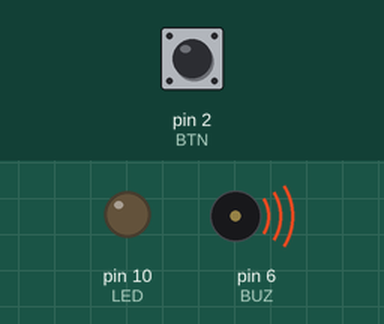
Recording of a sketch running on a simulated Arduino Uno, built with avr-gcc and run on an emulated ATmega328P. Shown: output pins drawn as LEDs (lit = HIGH), buzzer (waves = sounding). Inputs (shaded band) come from the test bench; at power-on: pin 2 (BTN) HIGH. Random numbers use the default seed unless the sketch sets one; what the sketch prints to the serial monitor is not drawn.

Above: at 0.09 s.
At 1.8 s:
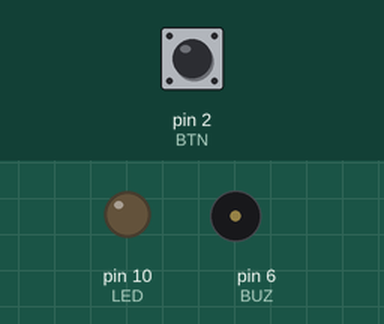
1.9 s: pin 2 (BTN) pulled LOW for 0.15 s
Timing chart, 0 to 4.9 s (numbered marks = the images above; inputs shaded):
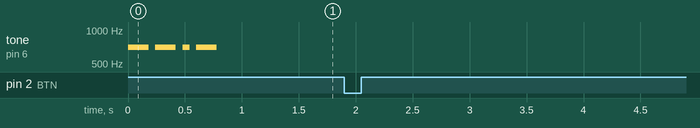

Measured:
- after the input at 1.9 s, every drawn part: stays the same
- by itself, tone on pin 6 (BUZ): plays 700 Hz for 0.18 s, 700 Hz for 0.18 s, 700 Hz for 0.06 s, 700 Hz for 0.18 s

The sketch:

test_morse.ino
```cpp
typedef struct {
    unsigned int bits;  // holds the 0/1 pattern
} Morse;

const char *morse[256];

void init_morse() {
  morse['A'] = ".-";
  morse['B'] = "-...";
  morse['C'] = "-.-.";
  morse['D'] = "-..";
  morse['E'] = ".";
  morse['F'] = "..-.";
  morse['G'] = "--.";
  morse['H'] = "....";
  morse['I'] = "..";
  morse['J'] = ".---";
  morse['K'] = "-.-";
  morse['L'] = ".-..";
  morse['M'] = "--";
  morse['N'] = "-.";
  morse['O'] = "---";
  morse['P'] = ".--.";
  morse['Q'] = "--.-";
  morse['R'] = ".-.";
  morse['S'] = "...";
  morse['T'] = "-";
  morse['U'] = "..-";
  morse['V'] = "...-";
  morse['W'] = ".--";
  morse['X'] = "-..-";
  morse['Y'] = "-.--";
  morse['Z'] = "--..";
}

// dit = 1200 / wpm
unsigned int freq = 700;
unsigned int dit  = 60; // 20 wpm
unsigned int dah  = 3 * dit;

unsigned int send_morse(char code) {
  const char *sound = morse[(unsigned char)code];
  for (int i=0; sound[i] != '\0'; i++) {
    tone(6, freq);
    delay(sound[i] == '.' ? dit : dah);
    noTone(6);
    delay(dit);
  }

  return sound;
}

void setup() {
  pinMode(6, OUTPUT); // BUZ
  pinMode(2, INPUT_PULLUP); // BTN
  pinMode(10, OUTPUT); // LED
  init_morse();
  randomSeed(analogRead(A0));
  Serial.begin(9600);
  // for (int i=65; i<65+26; i++) {
  //   delay( send_morse(i) );
  // }
}

char letter, *output;
bool state = 0;

bool raw = 1, curr = 1, prev = 1, hold = 0;
unsigned long debounceStart = 0, holdStart = 0, holdT = 0;
char input[5] = "";
int inputLen = 0;

void loop() {
  if (state == 0) {
    letter = 'A' + random(26);
    output = send_morse(letter);
    state = 1;
  } else {
    prev = curr;
    curr = digitalRead(2);

    if (curr != prev && !debounceStart) debounceStart = millis();
    if (debounceStart && millis() - debounceStart > 20) {
      debounceStart = 0;
      if (curr) {
        input[inputLen++] = hold ? '-' : '.';
        input[inputLen] = '\0';
        if (strcmp(input, output) == 0) {
          digitalWrite(10, 1);
        }
        Serial.println(input);
        holdStart = 0;
        hold = false;
      }
      if (!curr && !holdStart) holdStart = millis();
    }
    if (!curr && holdStart && millis() - holdStart > dah) hold = true;
  }
}
```
